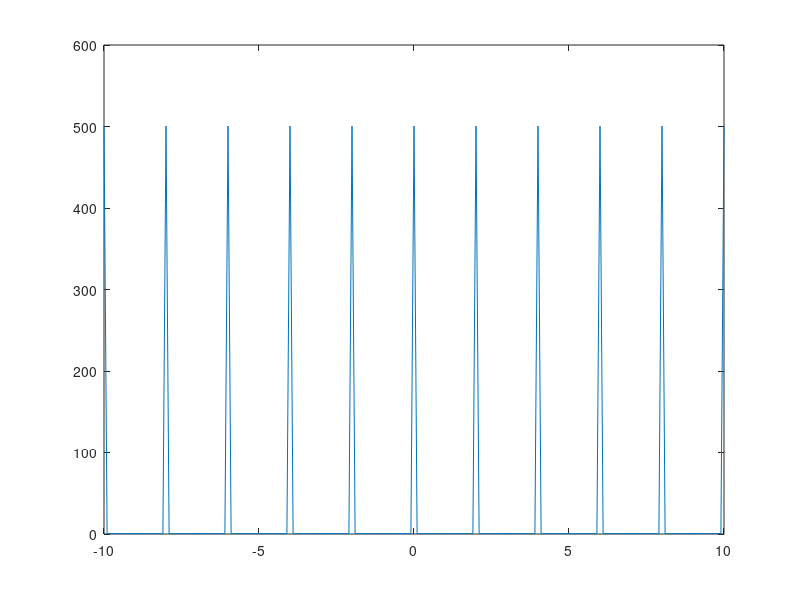
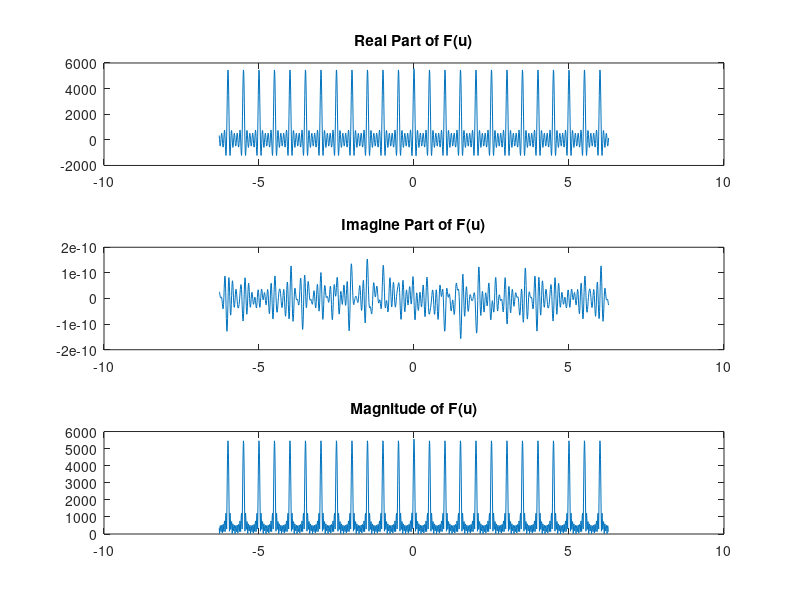

These charts were generated, in order, by the following MATLAB code: (Note: this script raises an error after producing the figures.)
close all;
clear;

T = 2;
delta_T = 2;

n_range = -500:1:500;
t_range = -10:0.1:10;

%figure(1);
s_n = complex(zeros(length(n_range), length(t_range)));
for n = 1:length(n_range)
    s = exp(1i * 2 * pi * n_range(n) / delta_T * t_range);
    %fprintf("left length = %d, right length = %d\n", length(s_n(n,:)), length(s));
    s_n(n,:) = s;
end
s_deltaT = sum(s_n, 1) / delta_T;

figure(1);
plot(t_range, real(s_deltaT));

u = -pi*2:0.01:pi*2;
F_u = zeros(1, length(u));

for i = 1:length(u)
    e_u_t = exp(-1i * 2 * pi * u(i) * t_range);
    f = s_deltaT .* e_u_t;
    F_u(i) = sum(f);
end

figure(2);
subplot(3,1,1);
plot(u, real(F_u));
title('Real Part of F(u)');

subplot(3,1,2);
plot(u, imag(F_u));
title('Imagine Part of F(u)');

subplot(3,1,3);
plot(u, abs(F_u));
title('Magnitude of F(u)');

xline(1 / delta_T, 'color', 'red');
